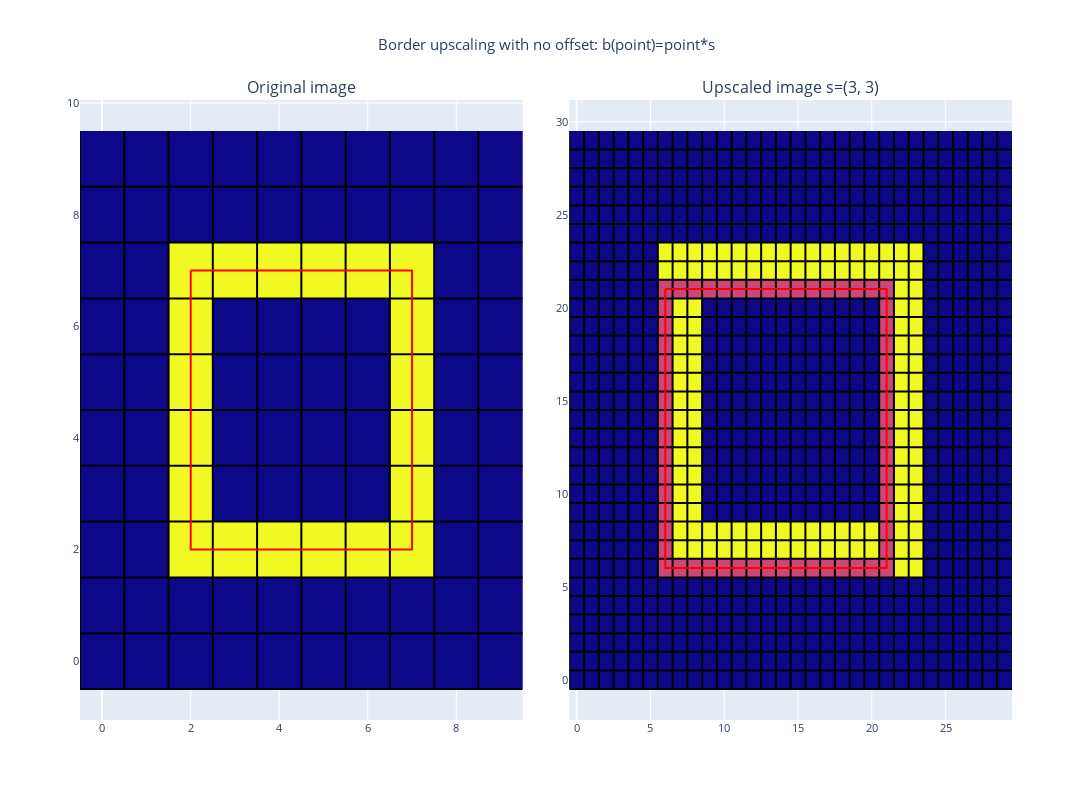

Source (notebook cell):
### Markdown cell above
# Get intersected pixels

### Code cell
fig = make_subplots(rows=1, cols=2, 
                    horizontal_spacing=0.05, 
                    vertical_spacing=0.1,
                    subplot_titles=('Original image', f"Upscaled image s={scale_factor_x, scale_factor_y}"))
# Add images to plot
base_image_fig = px.imshow(test_image)
fig.add_trace(base_image_fig.data[0], 1, 1)
xs, ys = gridlines(test_image)
fig.add_trace(go.Scatter(x=xs, y=ys, marker=dict(color='black', size=1), name=f"Pixel edges", showlegend=False), row=1, col=1)

upscaled_image_box_2 = upscaled_image_box.copy()
xs, ys = pixels_between_points(fourier_xs*scale_factor_x, fourier_ys*scale_factor_y)
# xs, ys = pixels_between_points(fourier_xs*scale_factor+scale_factor/2-0.5, fourier_ys*scale_factor+scale_factor/2-0.5)
for x,y in list(zip(xs,ys)):
    upscaled_image_box_2[int(y)][int(x)] = 0.5
    
upscaled_image_fig = px.imshow(upscaled_image_box_2)
fig.add_trace(upscaled_image_fig.data[0], 1, 2)
xs, ys = gridlines(upscaled_image_box_2)
fig.add_trace(go.Scatter(x=xs, y=ys, marker=dict(color='black', size=1), name=f"Pixel edges", showlegend=False), row=1, col=2)

# 400p borders
fig.add_trace(go.Scatter(x=fourier_xs, y=fourier_ys, marker=dict(color='red', size=10), name=f"400p border"), row=1, col=1)
fig.add_trace(go.Scatter(x=fourier_xs*scale_factor_x, y=fourier_ys*scale_factor_y, marker=dict(color='red', size=10), name=f"400 p border"), row=1, col=2)

fig.update_layout(title_text=f"Border upscaling with no offset: b(point)=point*s", title_x=0.5, width=1400, height=800, showlegend=False, font_size=11)
fig.update(layout_coloraxis_showscale=False)
fig.show()

### Figure 1 — Plotly figure (JSON) as saved in the notebook; plotly's stock layout.template omitted (floating-point values rounded to 4 significant figures; data arrays with more than 128 entries replaced by an {"elided": "..."} marker saying what was removed)
{"data": [{"coloraxis": "coloraxis", "hovertemplate": "x: %{x}<br>y: %{y}<br>color: %{z}<extra></extra>", "name": "0", "type": "heatmap", "xaxis": "x", "yaxis": "y", "z": [[0, 0, 0, 0, 0, 0, 0, 0, 0, 0], [0, 0, 0, 0, 0, 0, 0, 0, 0, 0], [0, 0, 1, 1, 1, 1, 1, 1, 0, 0], [0, 0, 1, 0, 0, 0, 0, 1, 0, 0], [0, 0, 1, 0, 0, 0, 0, 1, 0, 0], [0, 0, 1, 0, 0, 0, 0, 1, 0, 0], [0, 0, 1, 0, 0, 0, 0, 1, 0, 0], [0, 0, 1, 1, 1, 1, 1, 1, 0, 0], [0, 0, 0, 0, 0, 0, 0, 0, 0, 0], [0, 0, 0, 0, 0, 0, 0, 0, 0, 0]]}, {"marker": {"color": "black", "size": 1}, "name": "Pixel edges", "showlegend": false, "type": "scatter", "x": [-0.5, -0.5, null, 0.5, 0.5, null, 1.5, 1.5, null, 2.5, 2.5, null, 3.5, 3.5, null, 4.5, 4.5, null, 5.5, 5.5, null, 6.5, 6.5, null, 7.5, 7.5, null, 8.5, 8.5, null, -0.5, 9.5, null, -0.5, 9.5, null, -0.5, 9.5, null, -0.5, 9.5, null, -0.5, 9.5, null, -0.5, 9.5, null, -0.5, 9.5, null, -0.5, 9.5, null, -0.5, 9.5, null, -0.5, 9.5, null], "xaxis": "x", "y": [-0.5, 9.5, null, -0.5, 9.5, null, -0.5, 9.5, null, -0.5, 9.5, null, -0.5, 9.5, null, -0.5, 9.5, null, -0.5, 9.5, null, -0.5, 9.5, null, -0.5, 9.5, null, -0.5, 9.5, null, -0.5, -0.5, null, 0.5, 0.5, null, 1.5, 1.5, null, 2.5, 2.5, null, 3.5, 3.5, null, 4.5, 4.5, null, 5.5, 5.5, null, 6.5, 6.5, null, 7.5, 7.5, null, 8.5, 8.5, null], "yaxis": "y"}, {"coloraxis": "coloraxis", "hovertemplate": "x: %{x}<br>y: %{y}<br>color: %{z}<extra></extra>", "name": "0", "type": "heatmap", "xaxis": "x2", "yaxis": "y2", "z": {"elided": "30x30 float values"}}, {"marker": {"color": "black", "size": 1}, "name": "Pixel edges", "showlegend": false, "type": "scatter", "x": {"elided": "180 float values"}, "xaxis": "x2", "y": {"elided": "180 float values"}, "yaxis": "y2"}, {"marker": {"color": "red", "size": 10}, "name": "400p border", "type": "scatter", "x": {"elided": "200 float values"}, "xaxis": "x", "y": {"elided": "200 float values"}, "yaxis": "y"}, {"marker": {"color": "red", "size": 10}, "name": "400 p border", "type": "scatter", "x": {"elided": "200 float values"}, "xaxis": "x2", "y": {"elided": "200 float values"}, "yaxis": "y2"}], "layout": {"annotations": [{"font": {"size": 16}, "showarrow": false, "text": "Original image", "x": 0.2375, "xanchor": "center", "xref": "paper", "y": 1, "yanchor": "bottom", "yref": "paper"}, {"font": {"size": 16}, "showarrow": false, "text": "Upscaled image s=(3, 3)", "x": 0.7625, "xanchor": "center", "xref": "paper", "y": 1, "yanchor": "bottom", "yref": "paper"}], "coloraxis": {"showscale": false}, "font": {"size": 11}, "height": 800, "showlegend": false, "title": {"text": "Border upscaling with no offset: b(point)=point*s", "x": 0.5}, "width": 1400, "xaxis": {"anchor": "y", "domain": [0, 0.475]}, "xaxis2": {"anchor": "y2", "domain": [0.525, 1]}, "yaxis": {"anchor": "x", "domain": [0, 1]}, "yaxis2": {"anchor": "x2", "domain": [0, 1]}}}
